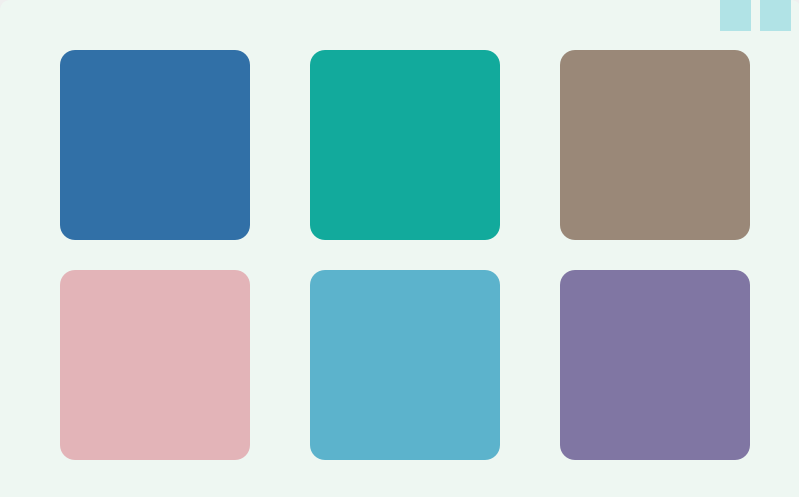
<?xml version="1.0" encoding="UTF-8"?>
<ui version="4.0">
 <class>MainWindow</class>
 <widget class="QMainWindow" name="MainWindow">
  <property name="geometry">
   <rect>
    <x>0</x>
    <y>0</y>
    <width>799</width>
    <height>497</height>
   </rect>
  </property>
  <property name="windowTitle">
   <string>MainWindow</string>
  </property>
  <widget class="QWidget" name="centralwidget">
   <widget class="QFrame" name="frame">
    <property name="geometry">
     <rect>
      <x>0</x>
      <y>0</y>
      <width>801</width>
      <height>560</height>
     </rect>
    </property>
    <property name="styleSheet">
     <string notr="true">*{
background:rgb(238, 247, 242);
font-size:15px;
font-family:Century Gothic,sans-serif;
}
QFrame{
font-size:15px;
border-image : url(:/image/picture32.png);
border-style:dashed  ;
border-radius:10px;
}
QPushButton{
background:#5CB3CC;
color:#fff;
border-radius:15px;
}
QLineEdit{
border-radius:15px;
color:#03a9f4;
}
lineEdit_ip{
background:#03a9f4;
color:#fff;
border-radius:15px;
}
textBrowser{
background:rgb(238, 247, 242);
color:#fff;
border-radius:15px;
}</string>
    </property>
    <property name="frameShape">
     <enum>QFrame::StyledPanel</enum>
    </property>
    <property name="frameShadow">
     <enum>QFrame::Raised</enum>
    </property>
    <widget class="QPushButton" name="pushButton_1">
     <property name="geometry">
      <rect>
       <x>60</x>
       <y>50</y>
       <width>190</width>
       <height>190</height>
      </rect>
     </property>
     <property name="styleSheet">
      <string notr="true">QPushButton{
border-image :url(:/image/picture28.png);
background:#3170A7;
color:#fff;
border-radius:15px;
}</string>
     </property>
     <property name="iconSize">
      <size>
       <width>16</width>
       <height>16</height>
      </size>
     </property>
    </widget>
    <widget class="QPushButton" name="pushButton_2">
     <property name="geometry">
      <rect>
       <x>310</x>
       <y>50</y>
       <width>190</width>
       <height>190</height>
      </rect>
     </property>
     <property name="styleSheet">
      <string notr="true">QPushButton{
border-image :url(:/image/picture29.png);
background:#12AA9C;
color:#fff;
border-radius:15px;
}</string>
     </property>
    </widget>
    <widget class="QPushButton" name="pushButton_3">
     <property name="geometry">
      <rect>
       <x>560</x>
       <y>50</y>
       <width>190</width>
       <height>190</height>
      </rect>
     </property>
     <property name="styleSheet">
      <string notr="true">QPushButton{
border-image :url(:/image/picture27.png);
background:#9A8878;
color:#fff;
border-radius:15px;
}</string>
     </property>
    </widget>
    <widget class="QPushButton" name="pushButton_4">
     <property name="geometry">
      <rect>
       <x>60</x>
       <y>270</y>
       <width>190</width>
       <height>190</height>
      </rect>
     </property>
     <property name="styleSheet">
      <string notr="true">QPushButton{
border-image :url(:/image/picture25.png);
background:#E3B4B8;
color:#fff;
border-radius:15px;
}</string>
     </property>
    </widget>
    <widget class="QPushButton" name="pushButton_5">
     <property name="geometry">
      <rect>
       <x>310</x>
       <y>270</y>
       <width>190</width>
       <height>190</height>
      </rect>
     </property>
     <property name="styleSheet">
      <string notr="true">QPushButton{
border-image :url(:/image/picture24.png);
}</string>
     </property>
    </widget>
    <widget class="QPushButton" name="pushButton_6">
     <property name="geometry">
      <rect>
       <x>560</x>
       <y>270</y>
       <width>190</width>
       <height>190</height>
      </rect>
     </property>
     <property name="styleSheet">
      <string notr="true">QPushButton{
border-image :url(:/image/picture23.png);
background:#8076A3;
color:#fff;
border-radius:15px;
}</string>
     </property>
    </widget>
    <widget class="QPushButton" name="pushButton_close_ui">
     <property name="geometry">
      <rect>
       <x>760</x>
       <y>0</y>
       <width>31</width>
       <height>31</height>
      </rect>
     </property>
     <property name="styleSheet">
      <string notr="true">QPushButton{
border-image :url(:/image/picture19.png);
background:rgba(81, 196, 211, 100);
color:#fff;
border-radius:0px;
}</string>
     </property>
     <property name="text">
      <string/>
     </property>
    </widget>
    <widget class="QPushButton" name="pushButton_share">
     <property name="geometry">
      <rect>
       <x>720</x>
       <y>0</y>
       <width>31</width>
       <height>31</height>
      </rect>
     </property>
     <property name="styleSheet">
      <string notr="true">QPushButton{
border-image :url(:/image/picture31.png);
background:rgba(81, 196, 211, 100);
color:#fff;
border-radius:0px;
}</string>
     </property>
     <property name="text">
      <string/>
     </property>
    </widget>
   </widget>
  </widget>
 </widget>
 <resources>
  <include location="qt_source.qrc"/>
 </resources>
 <connections/>
</ui>
